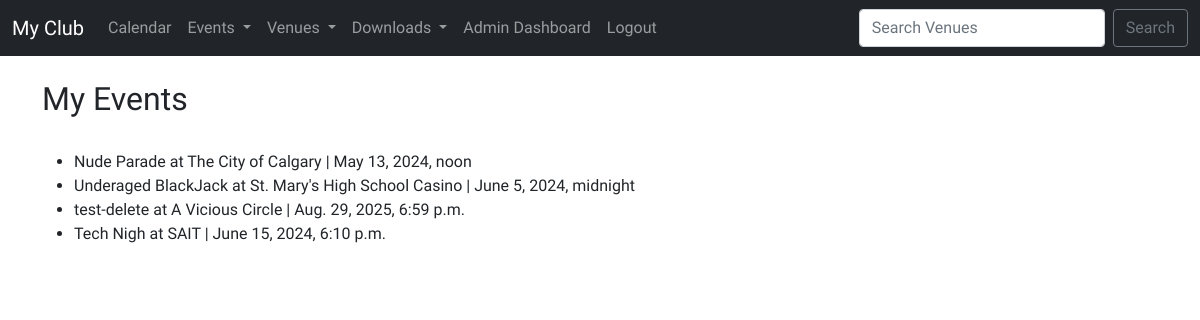
The app's page /my_events (signed in) with its own data.
### events/models.py (models this page shows, shortened)
class Event(models.Model):
    name            = models.CharField('Event Name', max_length=150)
    event_date      = models.DateTimeField('Event date')
    venue           = models.ForeignKey(Venue, on_delete=models.CASCADE, blank=True, null=True)   #connect Venue entity
    manager         = models.ForeignKey(User, blank=True, null=True, on_delete=models.SET_NULL, related_name='managed_event')    # events linked to user won't be deleted if user is deleted
    description     = models.TextField(blank=True)
    attendees       = models.ManyToManyField(User, blank=True, related_name='attended_events')
    approved        = models.BooleanField('Approved', default=False, blank=True, null=True)
    def __str__(self):
        return self.name

class Venue(models.Model):
    name            = models.CharField('Venue Name', max_length=120)
    address         = models.CharField(max_length=300)
    zip_code        = models.CharField('Zip Code', max_length=12)
    phone           = models.CharField('Contact Phone', max_length=25, blank=True)
    web             = models.URLField('Website Address', blank=True)
    email_address   = models.EmailField('Email', blank=True)
    owner           = models.ForeignKey(User, on_delete=models.CASCADE, verbose_name='Venue Owner')     # associates with user_id
    venue_image     = models.ImageField(upload_to="images/", null=True, blank=True)
    def __str__(self):
        return self.name

### events/views.py (the view)
# urls.py: path('my_events', views.my_events, name='my-events'),
def my_events(request):
    if request.user.is_authenticated:
        user = request.user.id
        events = Event.objects.filter(attendees=user)
        return render(request, 'events/my_events.html',
                      {"events":events,})
    else:
        messages.success(request, ("You aren't Authorized to View this Page."))
        return redirect('events:list-events')

### events/templates/events/my_events.html
{% extends 'base.html' %}
{% block content %}
    <h2>My Events</h2>
    <br>
    <ul>
        {% for event in events %}
            <li>{{ event }} at {{ event.venue }} | {{ event.event_date }}<br>
        {% endfor %}
    </ul>
{% endblock %}

### static/styles/main.css (style rules this page uses)
* { margin: 0; padding: 0; box-sizing: border-box; text-decoration: none; border: none; outline: none; scroll-behavior: smooth; font-family: 'KoHo'; }

### records on screen
Event: name "Nude Parade", venue "The City of Calgary", event_date "May 13, 2024, noon"
Event: name "Underaged BlackJack", venue "St. Mary's High School Casino", event_date "June 5, 2024, midnight"
Event: name "test-delete", venue "A Vicious Circle", event_date "Aug. 29, 2025, 6:59 p.m."
Event: name "Tech Nigh", venue "SAIT", event_date "June 15, 2024, 6:10 p.m."
